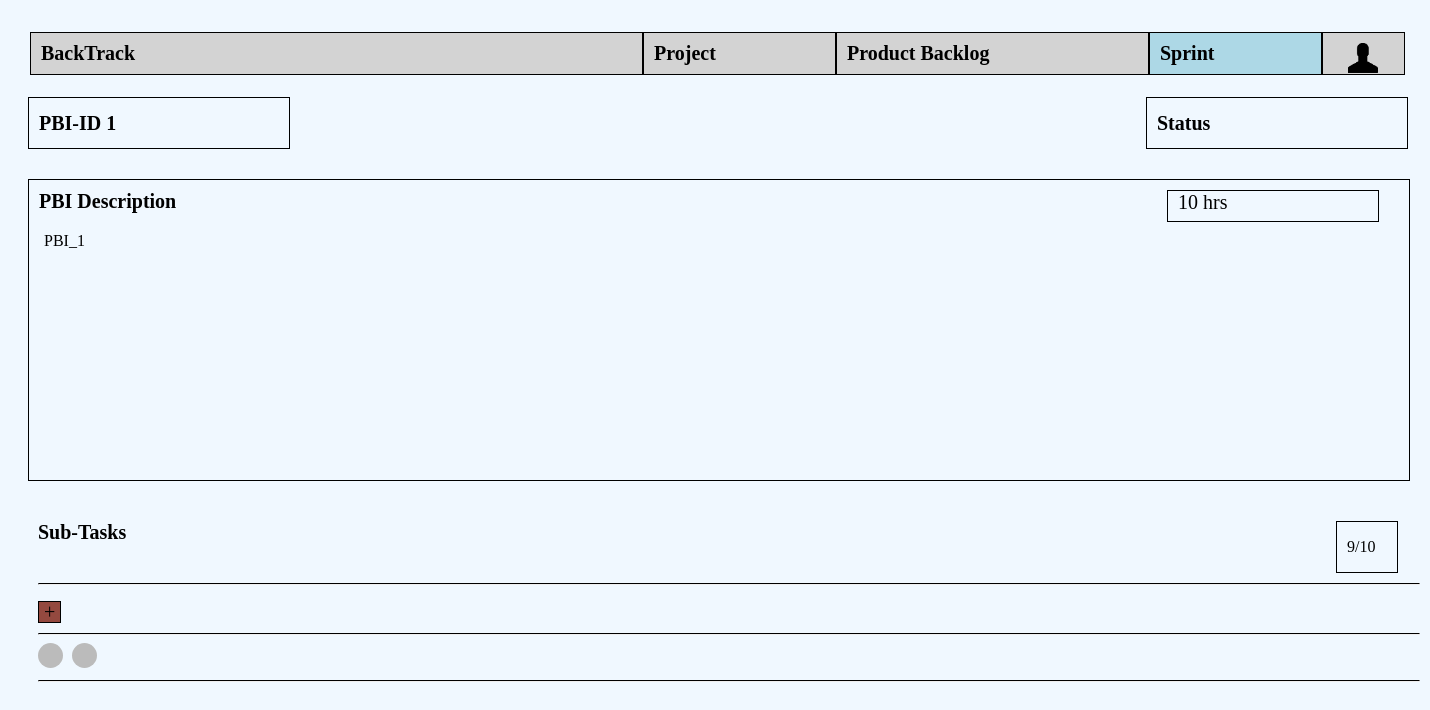
Before: /sprints/pbi1 with the older database file.
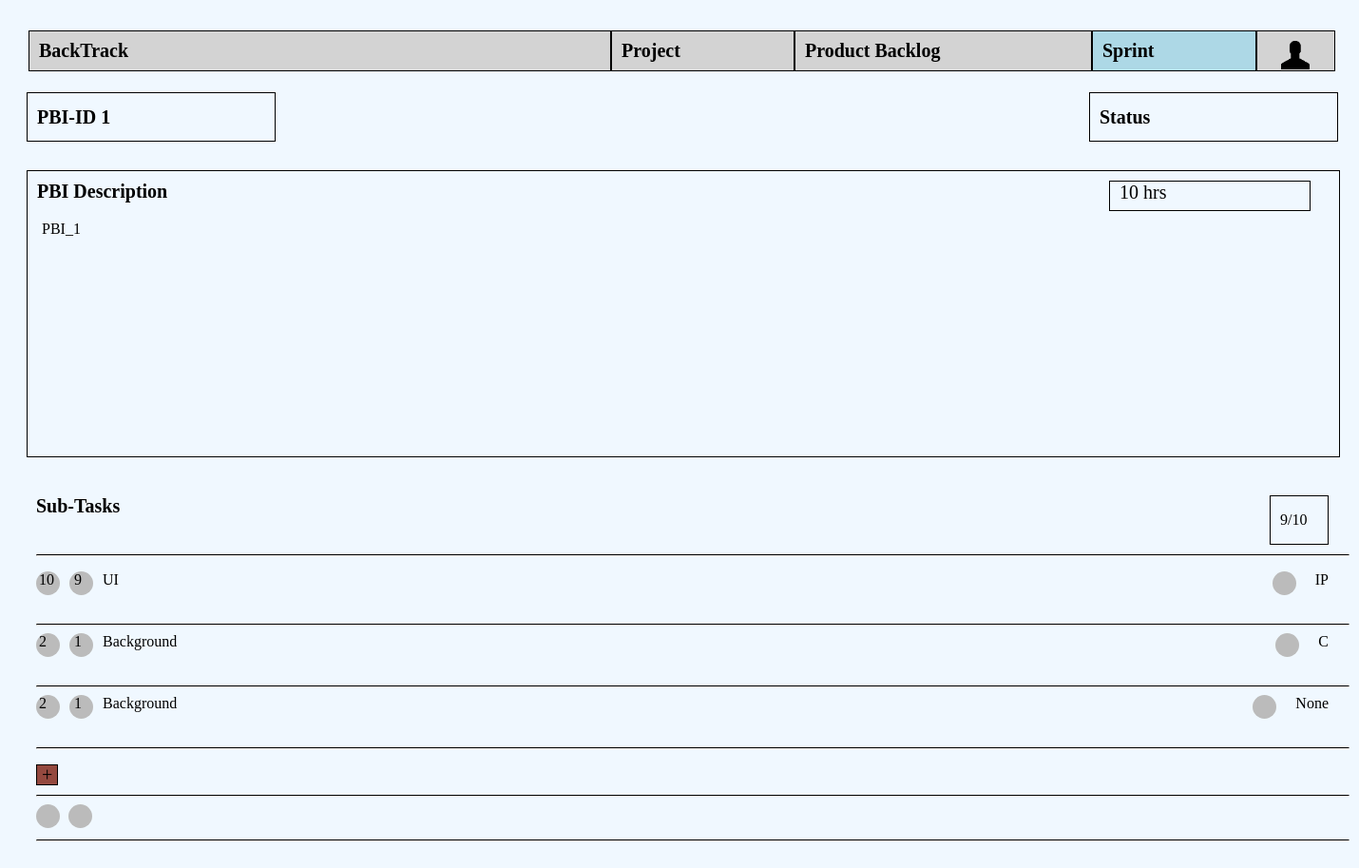
After: the same page with the newer database file.
### sprints/models.py (models this page shows, shortened)
class PBI(models.Model):
    description=models.CharField(max_length=200)
    id=models.AutoField(primary_key=True)
    STATUS=(('NS','Not started'),('IP','In progress'),('C','Complete'))
    status=models.CharField(max_length=10,choices=STATUS, default='IP')
    sprint=models.ForeignKey(SprintBacklog, null=True,on_delete=models.SET_NULL)
    estimated_efforts = models.IntegerField(null=True)
    objects = models.Manager()

class SubTask(models.Model):
    title=models.CharField(max_length=200)
    id=models.AutoField(primary_key=True)
    task=models.ForeignKey(Task, on_delete=models.CASCADE,null=True)
    pbi=models.ForeignKey(PBI, on_delete=models.CASCADE,related_name="SubTask",default=0)
    initialEstimatedEffort = models.IntegerField(null=True)
    remaining_efforts = models.IntegerField(null=True)
    Developers = models.ManyToManyField(Developer,  null=True)
    STATUS=(('NS','Not started'),('IP','In progress'),('C','Complete'))
    status=models.CharField(max_length=10,choices=STATUS, default='IP')

### sprints/views.py (the view)
# urls.py: path('pbi<int:pbi>',views.SprintBackLogsManagement.as_view(), name='sprintBacklogs'),
class SprintBackLogsManagement(TemplateView):
    template_name = "sprints/sprintBacklogs.html"
    def get_context_data(self, **kwargs):
        pbi=self.kwargs['pbi']
        context = super().get_context_data(**kwargs)
        context['task_list']=Task.objects.filter(pbi__pk=pbi)
        context['pbi']=PBI.objects.get(pk=pbi)
        context['subtask_list']=SubTask.objects.filter(pbi__pk=pbi)
        context['pbiID']=pbi
        return context

### templates/sprints/sprintBacklogs.html (shortened to what this page needs)
{% extends 'base.html' %}
{% block content %}
<div id="outside">
    <div id="PBI_ID">PBI-ID {{pbi.id}}</div>
    <div id="Status">Status</div>
    <div id="PBI_Desc">
        <div class="title">PBI Description </div>
        <div id="estimatedEffort">{{pbi.estimated_efforts}} hrs</div>
        <div class="description">{{pbi.description}}</div>
    </div>
    <div id="subTaskList">
        <div class="title">Sub-Tasks</div>
        <div id="completionrate">9/10</div>
        <hr>
        <ul>
            {% for subtask in subtask_list %}
            <li>
                <span class="initEsti circle" style="float:left;"> <span style="margin-left:3px;">{{subtask.initialEstimatedEffort}}</span></span>
                <span class="remainEsti circle"style="float:left;"> <span style="margin-left:5px;">{{subtask.remaining_efforts}}</span></span>
                <div style="float:left;">{{subtask.title}}</div>
                <div style="float:right; ">{{subtask.status}}</div>
                <div style="float:right;" >
                    <div class="circle" onclick="pplBtnOnClick(event)"></div>
                </div>
            </li>
            <hr>
            {% endfor %}
        </ul>
        <div>
            <div id="addBtn" onclick="addBtnOnclick()">+</div>
        </div>
        <hr>
        <div id="total" onload="calculate()">
            <span class="initEsti circle"></span>
            <span class="remainEsti circle"></span>
        </div>
        <hr>
    </div>
</div>
{% endblock %}

### templates/base.html (shortened to what this page needs)
{%load static from staticfiles %}
<link rel="stylesheet" type="text/css" href="{% static 'style.css' %}">
<table id="nav-bar">
    <tr>
        <td><b>BackTrack</b></td>
        <td><b><a href="/projectManage" >Project</a></b></td>
        <td><b><a href="/productBacklog">Product Backlog</a></b></td>
        <td><b><a href="/sprints">Sprint</a></b></td>
        <td><img id="humanIcon" src="{% static 'projectManage/humanIcon.png' %}"></td>
    </tr>
</table>
{% block content %}{% endblock %}

### projectManage/static/style.css (style rules this page uses)
#nav-bar { margin-top: 30px; column-count: 4; margin-left: 20px; margin-right: 20px; }
#nav-bar tr td { background-color: lightgray; float: left; width: 100%; height: 30px; padding-top: 10px; padding-left: 10px; border: 1px solid black; font-size: 20px; line-height: 20px; }
a { text-decoration:none; color: black; }
#nav-bar { width:1380px; }
#nav-bar tr td:first-child { width: 600px; }
#nav-bar tr td:nth-child(2) { width: 180px; }
#nav-bar tr td:nth-child(3) { width: 300px; }
#nav-bar tr td:nth-child(4) { width: 160px; }
#nav-bar tr td:nth-child(5) { width: 70px; }
#humanIcon { width: 30px; height: 30px; display: block; margin-left: 15px; }

### templates/sprints/sprintBacklogs.html (style rules this page uses)
#nav-bar tr td:nth-child(4) { background-color: lightblue; }
#outside { width:1380px; height: auto; margin-left: 20px; margin-top: 10px; }
#PBI_ID { float:left; width: 250px; height: 50px; font-size: 20px; padding-left:10px; margin-top:10px; margin-bottom: 30px; line-height: 50px; border: 1px black solid; font-weight: bold; }
#Status { float:right; width: 250px; height: 50px; font-size: 20px; padding-left:10px; margin-top:10px; margin-bottom: 30px; line-height: 50px; border: 1px black solid; font-weight: bold; }
#PBI_Desc { width:1380px; height:300px; overflow: auto; border: 1px black solid; margin-bottom: 30px; }
.description { float:left; width:1340px; margin-left:15px; }
.title { font-weight: bold; font-size: 20px; width: 200px; margin: 10px; float:left; }
#estimatedEffort { font-size: 20px; float: right; margin:10px; margin-right:30px; padding-left:10px; width: 200px; height: 30px; border: 1px black solid; }
#subTaskList { width:1380px; height:auto; margin-bottom: 30px; }
#completionrate { float:right; width: 50px; height: 40px; padding-left:10px; padding-top: 10px; line-height: 30px; margin:10px; border: 1px black solid; }
hr { margin-left:10px; border-top:1px solid; width:1380px; }
.circle { height: 25px; width: 25px; background-color: #bbb; border-radius: 50%; display: inline-block; overflow: auto; margin-right:5px; font-style: white; }
#addBtn { height:20px; float:left; border: 1px black solid; margin-left: 10px; margin-bottom: 10px; padding-left: 5px; padding-right: 5px; font-size: 20px; line-height: 20px; background-color:rgb(148, 73, 63); }
ul { padding-inline-start: 0px; }
li { margin-left:10px; list-style:none; }
ul li div { margin-left: 5px; margin-right:10px; margin-bottom: 15px; }
li .remainEsti { margin-left:5px; }
#total { margin-left: 10px; }

Changed rows visible on the page:
added SubTask: initialEstimatedEffort "10", remaining_efforts "9", title "UI", status "IP"
added SubTask: initialEstimatedEffort "2", remaining_efforts "1", title "Background", status "C"
added SubTask: initialEstimatedEffort "2", remaining_efforts "1", title "Background", status "None"
